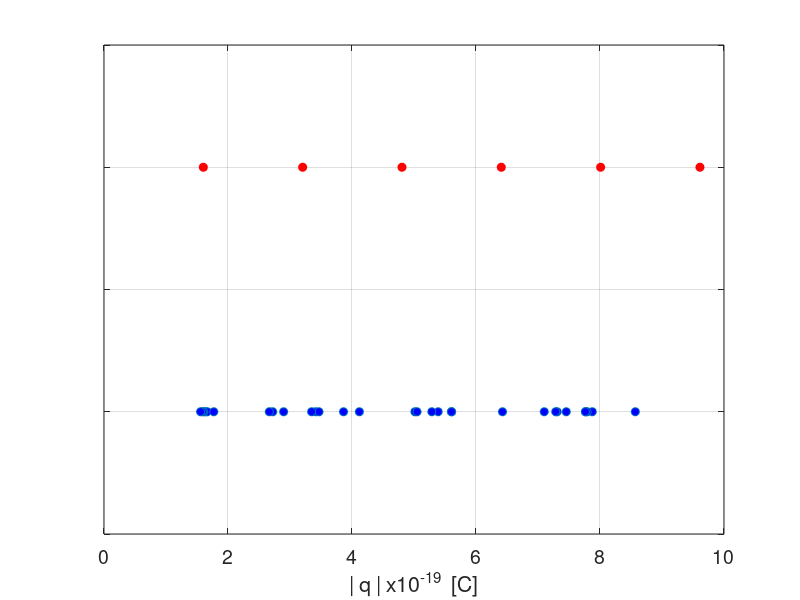
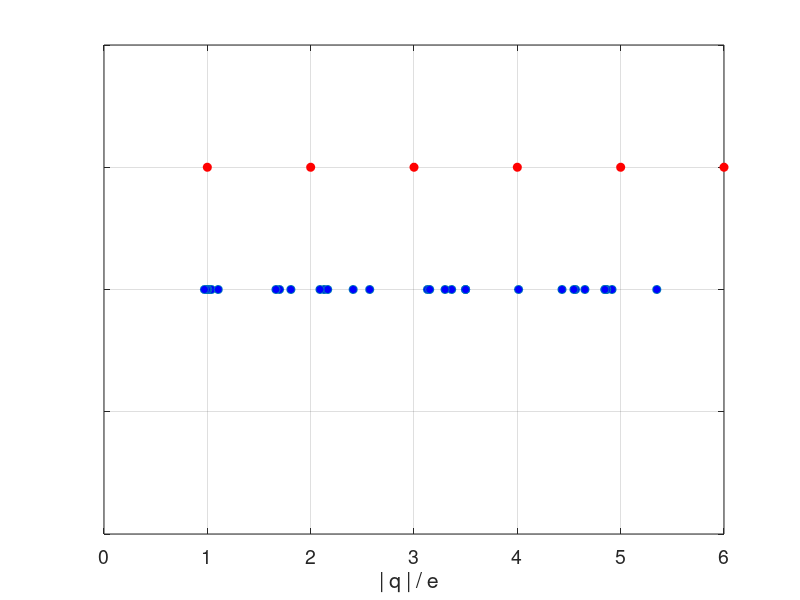

These figures' MATLAB source, in order:
% spMillikan.m

% 171004
% Ian Cooper  School of Phyiscs  University of Sydney
% http://www.physics.usyd.edu.au/teach_res/mp/mscripts/

% Calculations for Millikan's Oil Drop Experiment
%  Using actual data where the oil drop is held srtationary
% S.I. units used for all physical quantities


clear all
close all
clc

% DATA =================================================================
   m = 5.7e-16;
   d = 4e-3;
   g = 9.81;
   e = 1.602e-19;

   c = 1:30;
   
V = [-30 28.8 -28.4 30.6 -136.2 -134.3 82.2 28.7 -39.9 54.3 -126.3 -83.9 ...
    -44.6 -65.5 -139.1 -64.5 -28.8 -30.7 26.1 -140.8 -31.5 -66.8 41.5 ...
    -34.8 -44.3 -143.6 77.2 -39.9 -57.9 42.3];

   q = (m*g*d)./V;


% GRAPHICS ==============================================================
figure(1)
   set(gcf,'units','normalized','position',[0.01 0.2 0.3 0.2]);
   fs = 14;
   xP = abs(q)*1e19;
   yP = -0.5.*ones(1,length(q));
   hPlot = plot(xP,yP,'o');
   set(hPlot,'MarkerFaceColor','b');
   set(gca,'yLim',[-1 1]);
   hold on
   
   xP = 1.602 .* [1 2 3 4 5 6];
   yP = 0.5 .* ones(1,length(xP));
   hPlot = plot(xP,yP,'or');
   set(hPlot,'MarkerFaceColor','r');
   
   xlabel('| q | x10^{-19}  [C]','fontsize',fs);
   set(gca,'fontsize',fs);
   set(gca,'YTickLabel',[]);
   grid on


figure(2)
   set(gcf,'units','normalized','position',[0.01 0.5 0.3 0.2]);
   fs = 14;
   xP = abs(q)/e;
   yP = zeros(1,length(q));
   hPlot = plot(xP,yP,'o');
     
   
   set(hPlot,'MarkerFaceColor','b');
   
   hold on
   
   xP = [1 2 3 4 5 6];
   yP = 0.5 .* ones(1,length(xP));
   hPlot = plot(xP,yP,'or');
   set(hPlot,'MarkerFaceColor','r');
   set(gca,'yLim',[-1 1]);
   xlabel('| q | / e  ','fontsize',fs);
   set(gca,'fontsize',fs);
   set(gca,'YTickLabel',[]);
  grid on

  